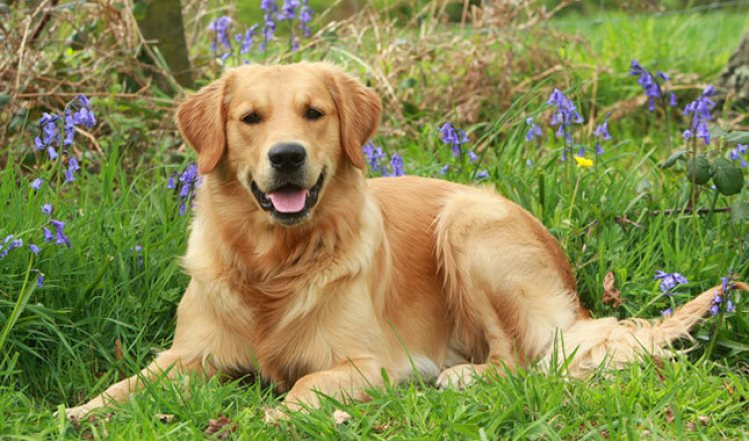
%> input picture Image Analysis Project 2021/Files of the project/dog.jpg, 749 x 441 px
$ octave Color_Space_Lab_Representation.m   (GNU Octave 9; MATLAB toolbox functions it lacks are replaced by stand-ins)
%> lines starting %> are read from the running program, lines starting %| are printed output that depends on the picture
% Αποκτάμε την εικόνα
source = imread("dog.jpg");
%> source is the input picture: size 441x749x3 uint8; mean R, G, B 137.2, 138.8, 78.6

% Μετατρέπουμε την πηγαία RGB εικόνα σε εικόνα L * a * b *
% χρησιμοποιώντας rgb2lab
labImage = rgb2lab(source);
%> labImage: size 441x749x3 double; mean of channels 1, 2, 3 56.4, -9.2, 31.8

% Παίρνουμε το κάθε κανάλι 'L*', 'a*' και 'b*' για την L*a*b* εικόνα
LImage = labImage(:, :, 1);
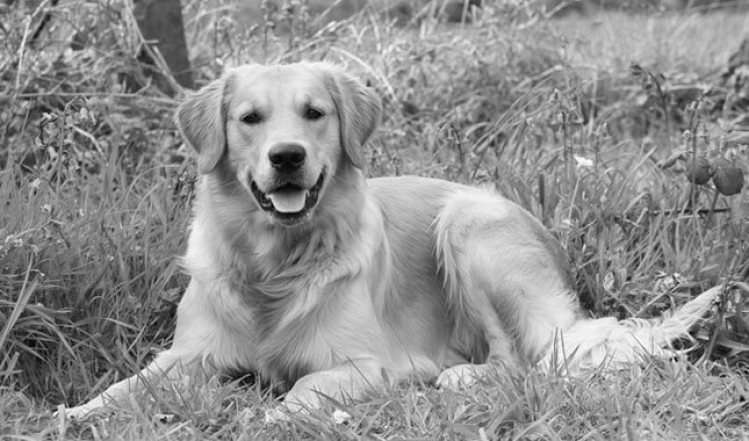
%> LImage: size 441x749 double; min 1.31, max 98.52, mean 56.4; drawn with min black and max white
AImage = labImage(:, :, 2);
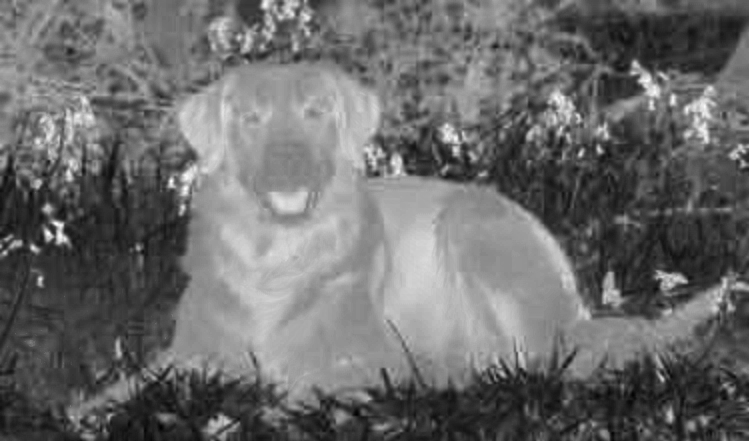
%> AImage: size 441x749 double; min -44.82, max 39.7, mean -9.2; drawn with min black and max white
BImage = labImage(:, :, 3);
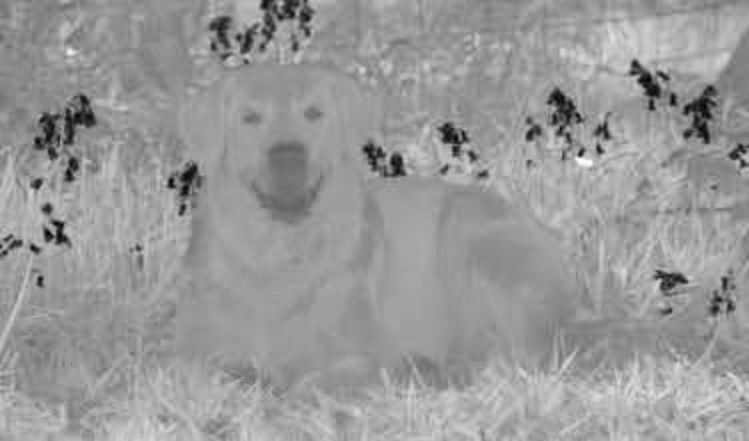
%> BImage: size 441x749 double; min -61.86, max 93.58, mean 31.8; drawn with min black and max white

% Εμφανίζουμε την εικόνα L*a*b*
subplot(4, 2, 1.5);
imshow(labImage);
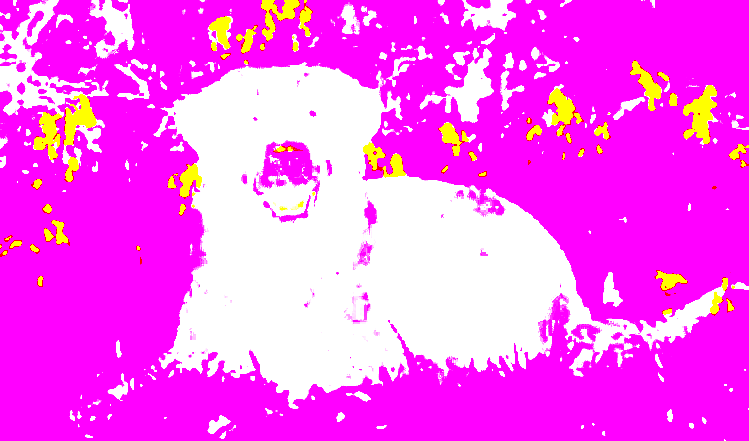
%> displayed picture: size 441x749x3, on the screen's scale of 0 to 255; mean R, G, B 255, 88.3, 246.9
title('L*a*b* Image', 'FontSize', 15);


% Εμφανίζουμε καθένα από τα κανάλια ατομικά
% και ρυθμίζοντας την απεικόνιση βασισμένη στο εύρος των τιμών των pixels
subplot(4, 2, 3);
imshow(LImage);
title('L channel Image', 'FontSize', 15);
subplot(4, 2, 4);
imshow(LImage, []);
title('L channel scaled Image', 'FontSize', 15);
subplot(4, 2, 5);
imshow(AImage);
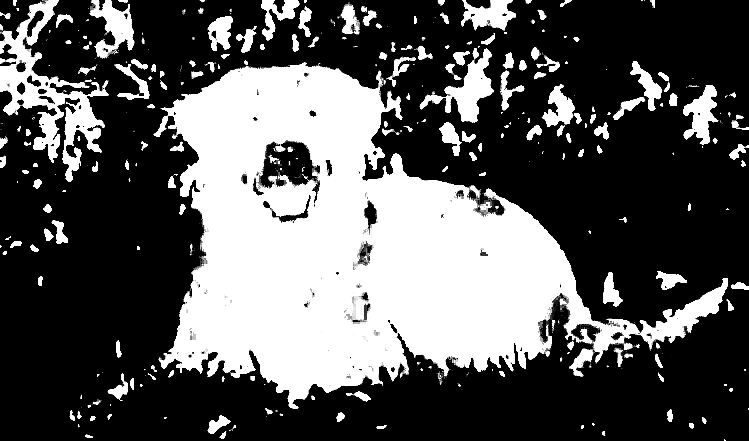
%> displayed picture: size 441x749, on the screen's scale of 0 to 255; min 0, max 255, mean 88.3
title('A channel Image', 'FontSize', 15);
subplot(4, 2, 6);
imshow(AImage, []);
title('A channel scaled Image', 'FontSize', 15);
subplot(4, 2, 7);
imshow(BImage);
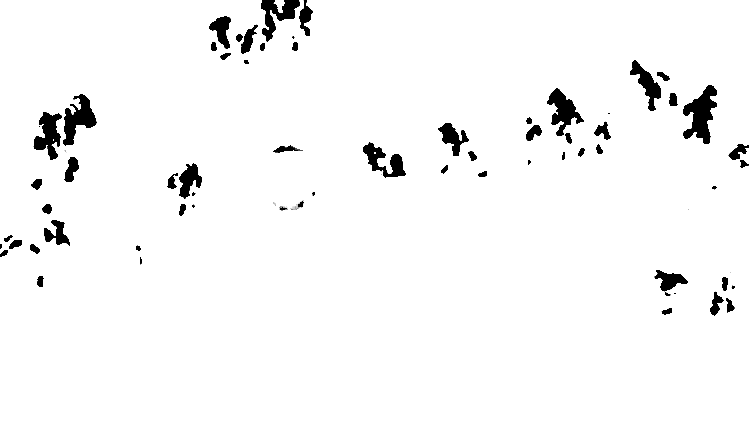
%> displayed picture: size 441x749, on the screen's scale of 0 to 255; min 0, max 255, mean 246.9
title('B channel Image', 'FontSize', 15);
subplot(4, 2, 8);
imshow(BImage, []);
title('B channel scaled Image', 'FontSize', 15);
